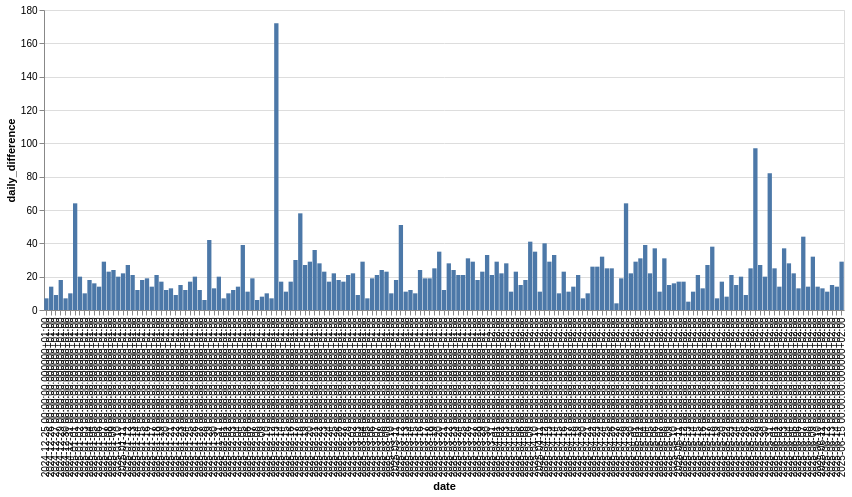

Notebook code cell kept with this figure:
### Code cell
segment("Junglepark")

### Figure 1 — Vega-Lite specification as saved in the notebook (floating-point values rounded to 4 significant figures; data arrays with more than 128 entries replaced by an {"elided": "..."} marker saying what was removed)
{"config": {"view": {"continuousWidth": 300, "continuousHeight": 300}}, "data": {"name": "data-d0b013bb1a5bfb4fa9ada44194632c00"}, "mark": {"type": "bar"}, "encoding": {"x": {"field": "date", "type": "ordinal"}, "y": {"field": "daily_difference", "type": "quantitative"}}, "width": 800, "$schema": "https://vega.github.io/schema/vega-lite/v5.8.0.json", "datasets": {"data-d0b013bb1a5bfb4fa9ada44194632c00": {"elided": "167 records"}}}
